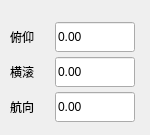
    <widget class="PanelItem" name="Page1_Pane1" native="true">
     <property name="geometry">
      <rect>
       <x>0</x>
       <y>0</y>
       <width>150</width>
       <height>135</height>
      </rect>
     </property>
     <widget class="QLabel" name="Page1_Pane1_Label1">
      <property name="geometry">
       <rect>
        <x>10</x>
        <y>22</y>
        <width>40</width>
        <height>30</height>
       </rect>
      </property>
      <property name="minimumSize">
       <size>
        <width>40</width>
        <height>30</height>
       </size>
      </property>
      <property name="maximumSize">
       <size>
        <width>40</width>
        <height>30</height>
       </size>
      </property>
      <property name="text">
       <string>俯仰</string>
      </property>
     </widget>
     <widget class="QLineEdit" name="Page1_Pane1_Pitch_lineEdit">
      <property name="enabled">
       <bool>true</bool>
      </property>
      <property name="geometry">
       <rect>
        <x>55</x>
        <y>22</y>
        <width>80</width>
        <height>30</height>
       </rect>
      </property>
      <property name="minimumSize">
       <size>
        <width>80</width>
        <height>30</height>
       </size>
      </property>
      <property name="maximumSize">
       <size>
        <width>80</width>
        <height>30</height>
       </size>
      </property>
      <property name="mouseTracking">
       <bool>true</bool>
      </property>
      <property name="focusPolicy">
       <enum>Qt::NoFocus</enum>
      </property>
      <property name="text">
       <string>0.00</string>
      </property>
      <property name="echoMode">
       <enum>QLineEdit::Normal</enum>
      </property>
      <property name="readOnly">
       <bool>true</bool>
      </property>
      <property name="clearButtonEnabled">
       <bool>false</bool>
      </property>
     </widget>
     <widget class="QLabel" name="Page1_Pane1_Label2">
      <property name="geometry">
       <rect>
        <x>10</x>
        <y>57</y>
        <width>40</width>
        <height>30</height>
       </rect>
      </property>
      <property name="minimumSize">
       <size>
        <width>40</width>
        <height>30</height>
       </size>
      </property>
      <property name="maximumSize">
       <size>
        <width>40</width>
        <height>30</height>
       </size>
      </property>
      <property name="text">
       <string>横滚</string>
      </property>
     </widget>
     <widget class="QLineEdit" name="Page1_Pane1_Roll_lineEdit">
      <property name="geometry">
       <rect>
        <x>55</x>
        <y>57</y>
        <width>80</width>
        <height>30</height>
       </rect>
      </property>
      <property name="minimumSize">
       <size>
        <width>80</width>
        <height>30</height>
       </size>
      </property>
      <property name="maximumSize">
       <size>
        <width>80</width>
        <height>30</height>
       </size>
      </property>
      <property name="focusPolicy">
       <enum>Qt::NoFocus</enum>
      </property>
      <property name="text">
       <string>0.00</string>
      </property>
      <property name="readOnly">
       <bool>true</bool>
      </property>
     </widget>
     <widget class="QLineEdit" name="Page1_Pane1_Yaw_lineEdit">
      <property name="geometry">
       <rect>
        <x>55</x>
        <y>92</y>
        <width>80</width>
        <height>30</height>
       </rect>
      </property>
      <property name="minimumSize">
       <size>
        <width>80</width>
        <height>30</height>
       </size>
      </property>
      <property name="maximumSize">
       <size>
        <width>80</width>
        <height>30</height>
       </size>
      </property>
      <property name="focusPolicy">
       <enum>Qt::NoFocus</enum>
      </property>
      <property name="text">
       <string>0.00</string>
      </property>
      <property name="readOnly">
       <bool>true</bool>
      </property>
     </widget>
     <widget class="QLabel" name="Page1_Pane1_Label3">
      <property name="geometry">
       <rect>
        <x>10</x>
        <y>92</y>
        <width>40</width>
        <height>30</height>
       </rect>
      </property>
      <property name="minimumSize">
       <size>
        <width>40</width>
        <height>30</height>
       </size>
      </property>
      <property name="maximumSize">
       <size>
        <width>40</width>
        <height>30</height>
       </size>
      </property>
      <property name="text">
       <string>航向</string>
      </property>
     </widget>
    </widget>
